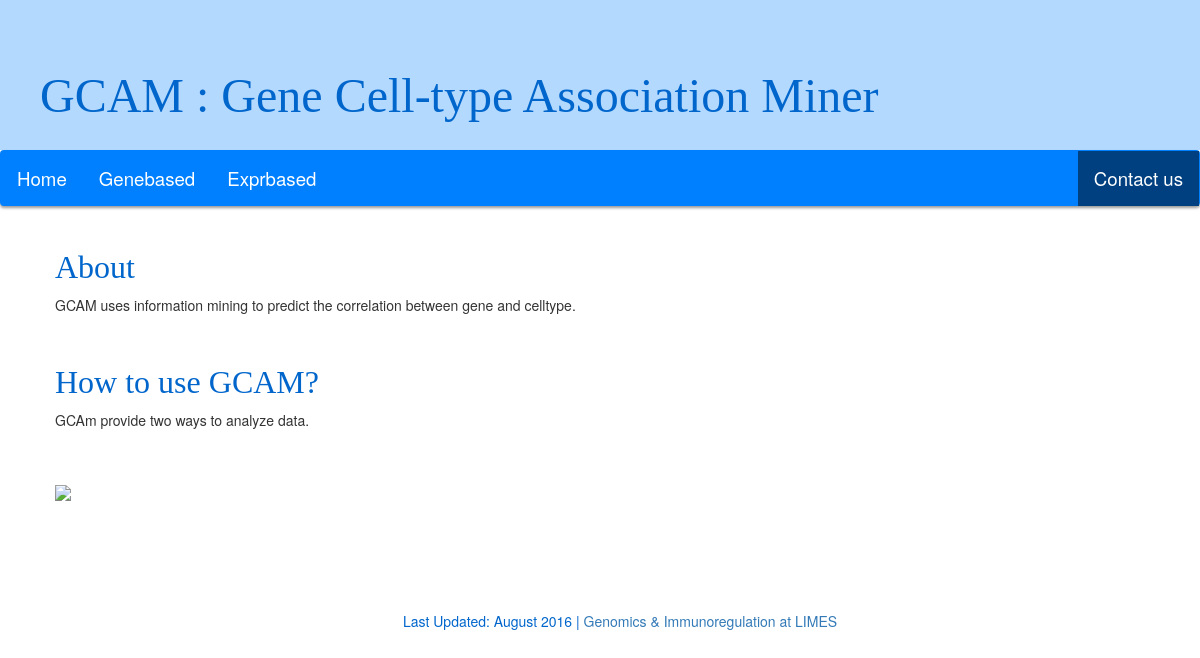
Page /gcam/ on the earlier database version.
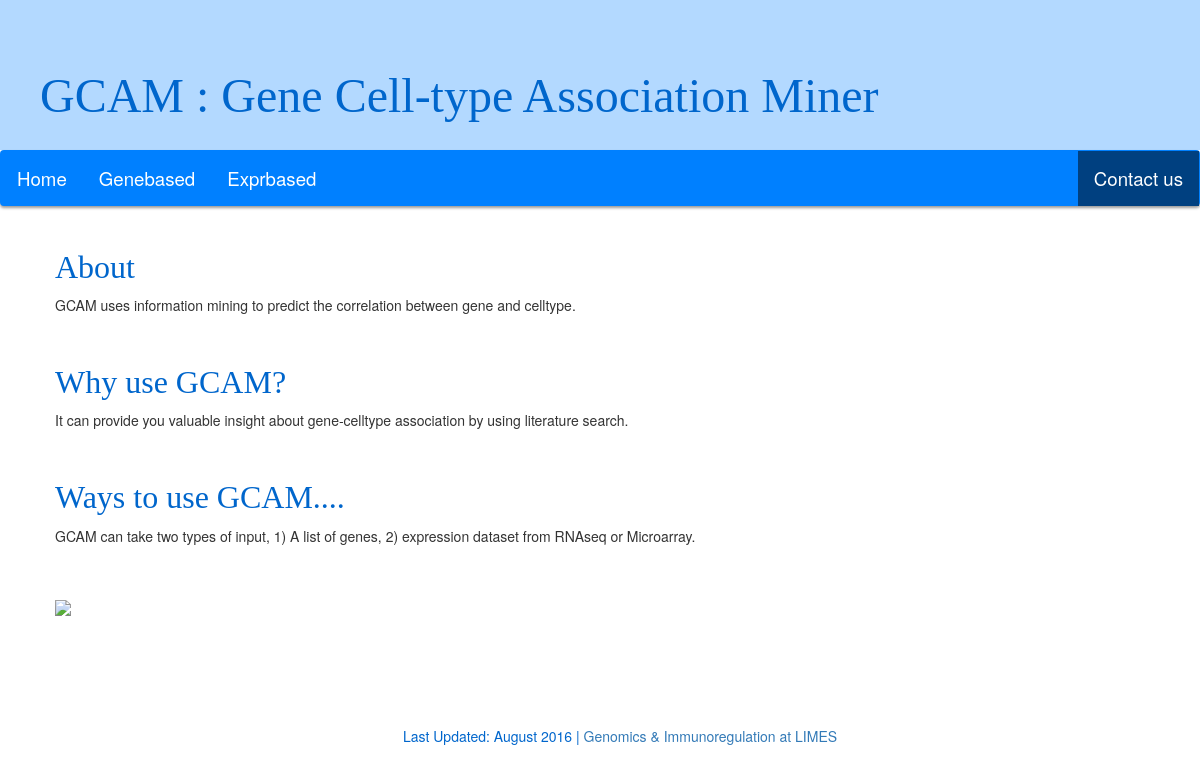
Same page on the later database version.
### blog/models.py (models this page shows, shortened)
class Post(models.Model):
    author = models.ForeignKey('auth.User')
    title = models.CharField(max_length=200)
    text = models.TextField()
    created_date = models.DateTimeField(default=timezone.now)
    published_date = models.DateTimeField(blank=True, null=True)

### blog/views.py (the view)
# urls.py: url(r'^gcam/$', views.posts, name='posts'),
def posts(request):
    posts = Post.objects.all()
    return render(request, 'blog/posts.html', {'posts': posts})

### blog/templates/blog/posts.html
<!DOCTYPE html>
{% extends 'blog/base.html' %}
{% block content %}
{% load static %}
    <div class="content container">
        <div class="row">
            <div class="col-md-8">
                {% for post in posts %}
                <div class="post">
                <h1>{{post.title}}</h1>
                <p align="justify">{{ post.text|linebreaksbr }}</p>
                </div>
                {%  endfor %}
                <img src="{% static 'gcam_overview.png' %}" width="100%"/>
            </div>
        </div>
    </div>
{% endblock %}

Differences in the rows shown:
changed Post: title "How to use GCAM?" → "Why use GCAM?"; text "GCAm provide two ways to analyze data." → "It can provide you valuable insight about gene-celltype association by using literature search."
added Post: title "Ways to use GCAM....", text "GCAM can take two types of input, 1) A list of genes, 2) expression dataset from RNAseq or Microarray."
